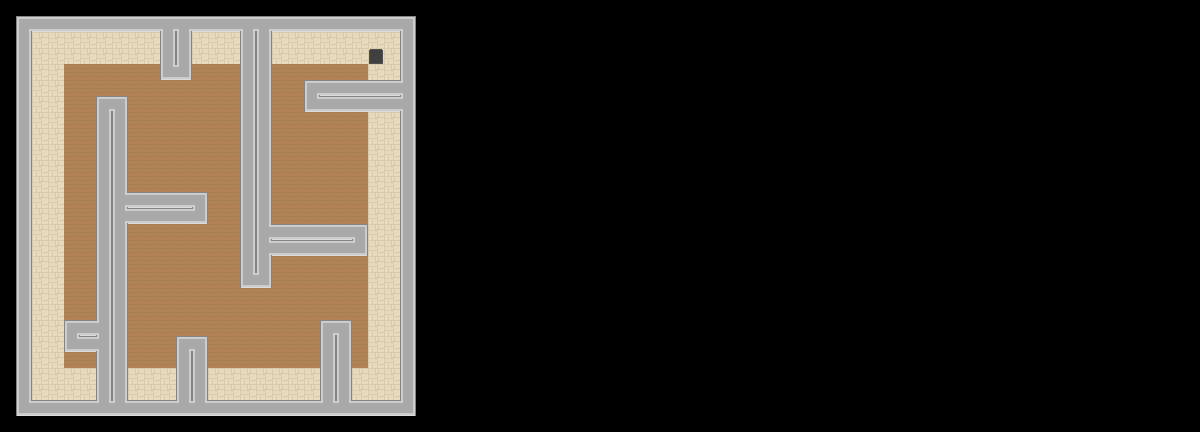

Tiled map render using the project's own tile images. Description and the map definition, with tile-layer contents summarised, below:
An orthogonal 75x27 tile map with 16x16 px tiles, 4 tile layers (sidewalk, road, wall, goal) and 15 objects (13x wall, agent, goal).

<map version="1.8" tiledversion="1.8.2" orientation="orthogonal" renderorder="right-down" width="75" height="27" tilewidth="16" tileheight="16" infinite="0" nextlayerid="11" nextobjectid="25">
 <properties>
  <property name="box_game" value="49,1" />
  <property name="box_obs" value="27,1" />
  <property name="box_train" value="27,15" />
 </properties>
 <tileset firstgid="1" source="roguelike_16x16.tsx" />
 <layer id="2" name="sidewalk" width="75" height="27">
  <data>[2025 cells, 144 non-empty, 1 distinct tile ids]</data>
 </layer>
 <layer id="3" name="road" width="75" height="27">
  <data>[2025 cells, 253 non-empty, 1 distinct tile ids]</data>
 </layer>
 <layer id="1" name="wall" width="75" height="27">
  <data>[2025 cells, 228 non-empty, 10 distinct tile ids]</data>
 </layer>
 <layer id="10" name="goal" width="75" height="27">
  <data>[2025 cells, 1 non-empty, 1 distinct tile ids]</data>
 </layer>
 <objectgroup id="4" name="wall">
  <object id="1" name="wall" type="wall" x="16" y="16" width="16" height="400" />
  <object id="2" name="wall" type="wall" x="32" y="400" width="368" height="16" />
  <object id="3" name="wall" type="wall" x="400" y="16" width="16" height="400" />
  <object id="4" name="wall" type="wall" x="32" y="16" width="368" height="16" />
  <object id="14" name="wall" type="wall" x="96" y="96" width="32" height="304" />
  <object id="15" name="wall" type="wall" x="240" y="32" width="32" height="256" />
  <object id="16" name="wall" type="wall" x="304" y="80" width="96" height="32" />
  <object id="17" name="wall" type="wall" x="272" y="224" width="96" height="32" />
  <object id="18" name="wall" type="wall" x="320" y="320" width="32" height="80" />
  <object id="21" name="wall" type="wall" x="176" y="336" width="32" height="64" />
  <object id="22" name="wall" type="wall" x="64" y="320" width="32" height="32" />
  <object id="23" name="wall" type="wall" x="128" y="192" width="80" height="32" />
  <object id="24" name="wall" type="wall" x="160" y="32" width="32" height="48" />
 </objectgroup>
 <objectgroup id="9" name="agent">
  <object id="20" name="agent" type="agent" x="48" y="368" width="16" height="16" />
 </objectgroup>
 <objectgroup id="8" name="goal">
  <object id="19" name="goal" type="goal" x="368" y="48" width="16" height="16" />
 </objectgroup>
</map>
